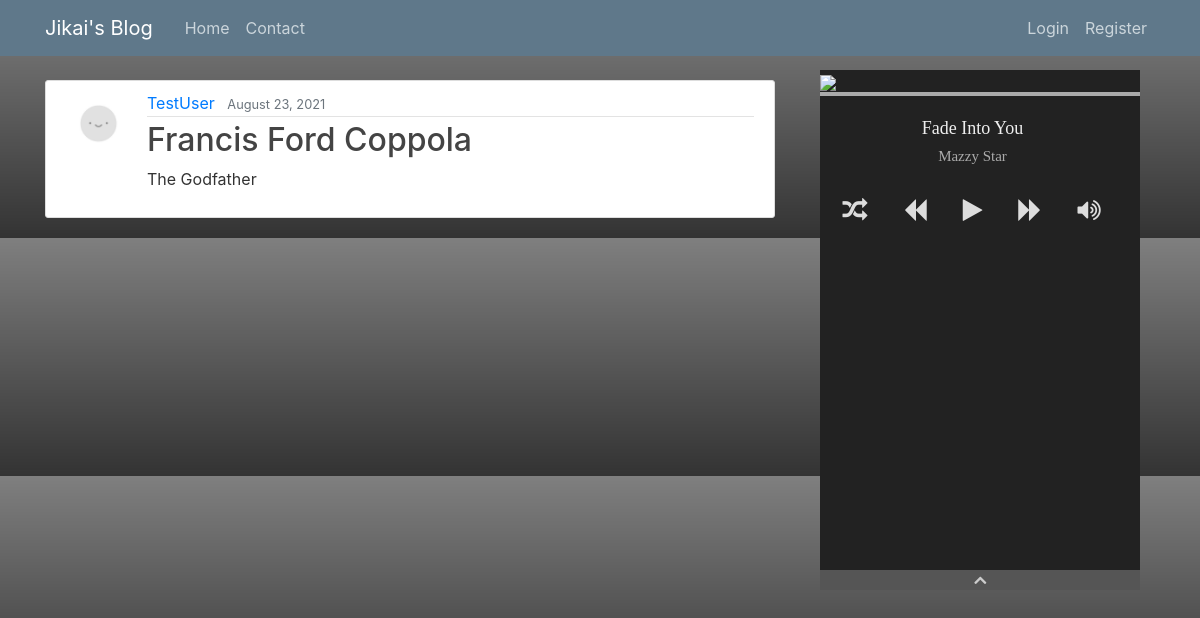
Screenshot of /post/12/ with the database file from the repository.
### blog/models.py (models this page shows, shortened)
class Post(models.Model):
    title = models.CharField(max_length=100)
    content = models.TextField()
    date_posted = models.DateTimeField(default=timezone.now)
    author = models.ForeignKey(User, on_delete=models.CASCADE)

### users/models.py (models this page shows, shortened)
class Profile(models.Model):
    user = models.OneToOneField(User, on_delete=models.CASCADE)
    image = models.ImageField(default='default.jpg', upload_to='profile_pics')

### blog/views.py (the view)
# urls.py: path('post/<int:pk>/', PostDetailView.as_view(), name='post-detail'),
class PostDetailView(DetailView):
    model = Post

### blog/templates/blog/post_detail.html (shortened to what this page needs)
{% extends "blog/base.html" %}
{% block content %}
  <article class="media content-section">
    <img class="rounded-circle article-img" src="{{ object.author.profile.image.url }}">
    <div class="media-body">
      <div class="article-metadata">
        <a class="mr-2" href="{% url 'user-posts' object.author.username %}">{{ object.author }}</a>
        <small class="text-muted">{{ object.date_posted|date:"F d, Y" }}</small>
      </div>
      <h2 class="article-title">{{ object.title }}</h2>
      <p class="article-content">{{ object.content }}</p>
    </div>
  </article>
{% endblock content %}

### blog/static/blog/style.css (style rules this page uses)
body { background: #fafafa; color: #333333; margin-top: 5rem; }
h1, h2, h3, h4, h5, h6 { color: #444444; }
.content-section { background: #ffffff; padding: 10px 20px; border: 1px solid #dddddd; border-radius: 3px; margin-bottom: 20px; }
.article-title { color: #444444; }
.article-content { white-space: pre-line; }
.article-img { height: 65px; width: 65px; margin-right: 16px; }
.article-metadata { padding-bottom: 1px; margin-bottom: 4px; border-bottom: 1px solid #e3e3e3 }

### rows the page displays
Post: author.profile.image (placeholder picture), author "TestUser", date_posted "August 23, 2021", title "Francis Ford Coppola", content "The Godfather"
